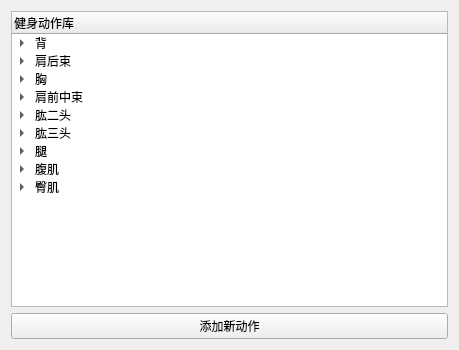
<?xml version="1.0" encoding="UTF-8"?>
<ui version="4.0">
 <class>dongzuoku</class>
 <widget class="QWidget" name="dongzuoku">
  <property name="geometry">
   <rect>
    <x>0</x>
    <y>0</y>
    <width>459</width>
    <height>350</height>
   </rect>
  </property>
  <property name="windowTitle">
   <string>Form</string>
  </property>
  <layout class="QVBoxLayout" name="verticalLayout">
   <item>
    <widget class="QTreeWidget" name="actions">
     <column>
      <property name="text">
       <string>健身动作库</string>
      </property>
     </column>
     <item>
      <property name="text">
       <string>背</string>
      </property>
      <item>
       <property name="text">
        <string>下拉</string>
       </property>
       <item>
        <property name="text">
         <string>引体向上</string>
        </property>
       </item>
       <item>
        <property name="text">
         <string>高位下拉</string>
        </property>
       </item>
       <item>
        <property name="text">
         <string>器械下拉</string>
        </property>
       </item>
      </item>
      <item>
       <property name="text">
        <string>划船</string>
       </property>
       <item>
        <property name="text">
         <string>杠铃划船</string>
        </property>
       </item>
       <item>
        <property name="text">
         <string>哑铃划船</string>
        </property>
       </item>
       <item>
        <property name="text">
         <string>器械划船</string>
        </property>
       </item>
       <item>
        <property name="text">
         <string>T杆划船</string>
        </property>
       </item>
       <item>
        <property name="text">
         <string>坐姿钢线划船</string>
        </property>
       </item>
      </item>
     </item>
     <item>
      <property name="text">
       <string>肩后束</string>
      </property>
      <item>
       <property name="text">
        <string>蝴蝶机反向飞鸟</string>
       </property>
      </item>
      <item>
       <property name="text">
        <string>哑铃俯身飞鸟</string>
       </property>
      </item>
      <item>
       <property name="text">
        <string>龙门架反向飞鸟</string>
       </property>
      </item>
      <item>
       <property name="text">
        <string>龙门架绳索面拉</string>
       </property>
      </item>
     </item>
     <item>
      <property name="text">
       <string>胸</string>
      </property>
      <item>
       <property name="text">
        <string>推胸</string>
       </property>
       <item>
        <property name="text">
         <string>杠铃推胸</string>
        </property>
       </item>
       <item>
        <property name="text">
         <string>哑铃推胸</string>
        </property>
       </item>
       <item>
        <property name="text">
         <string>器械推胸</string>
        </property>
       </item>
       <item>
        <property name="text">
         <string>史密斯推胸</string>
        </property>
       </item>
       <item>
        <property name="text">
         <string>双杠臂屈伸</string>
        </property>
       </item>
      </item>
      <item>
       <property name="text">
        <string>夹胸</string>
       </property>
       <item>
        <property name="text">
         <string>蝴蝶机夹胸</string>
        </property>
       </item>
       <item>
        <property name="text">
         <string>龙门架夹胸</string>
        </property>
       </item>
      </item>
     </item>
     <item>
      <property name="text">
       <string>肩前中束</string>
      </property>
      <item>
       <property name="text">
        <string>推举</string>
       </property>
       <item>
        <property name="text">
         <string>哑铃推举</string>
        </property>
       </item>
       <item>
        <property name="text">
         <string>杠铃推举</string>
        </property>
       </item>
       <item>
        <property name="text">
         <string>器械推举</string>
        </property>
       </item>
       <item>
        <property name="text">
         <string>史密斯推举</string>
        </property>
       </item>
      </item>
      <item>
       <property name="text">
        <string>前平举</string>
       </property>
       <item>
        <property name="text">
         <string>哑铃前平举</string>
        </property>
       </item>
       <item>
        <property name="text">
         <string>杠铃前平举</string>
        </property>
       </item>
       <item>
        <property name="text">
         <string>杠铃片前平举</string>
        </property>
       </item>
      </item>
      <item>
       <property name="text">
        <string>侧平举</string>
       </property>
       <item>
        <property name="text">
         <string>哑铃侧平举</string>
        </property>
       </item>
       <item>
        <property name="text">
         <string>龙门架绳索侧平举</string>
        </property>
       </item>
       <item>
        <property name="text">
         <string>器械侧平举</string>
        </property>
       </item>
      </item>
      <item>
       <property name="text">
        <string>提拉</string>
       </property>
       <item>
        <property name="text">
         <string>杠铃提拉</string>
        </property>
       </item>
       <item>
        <property name="text">
         <string>龙门架提拉</string>
        </property>
       </item>
      </item>
     </item>
     <item>
      <property name="text">
       <string>肱二头</string>
      </property>
      <item>
       <property name="text">
        <string>哑铃弯举</string>
       </property>
      </item>
      <item>
       <property name="text">
        <string>杠铃弯举</string>
       </property>
      </item>
      <item>
       <property name="text">
        <string>龙门架弯举</string>
       </property>
      </item>
      <item>
       <property name="text">
        <string>器械弯举</string>
       </property>
      </item>
      <item>
       <property name="text">
        <string>集中弯举</string>
       </property>
      </item>
      <item>
       <property name="text">
        <string>牧师椅弯举</string>
       </property>
      </item>
     </item>
     <item>
      <property name="text">
       <string>肱三头</string>
      </property>
      <item>
       <property name="text">
        <string>杠铃仰卧臂屈伸</string>
       </property>
      </item>
      <item>
       <property name="text">
        <string>哑铃颈后臂屈伸</string>
       </property>
      </item>
      <item>
       <property name="text">
        <string>龙门架绳索臂屈伸</string>
       </property>
      </item>
      <item>
       <property name="text">
        <string>龙门架过顶臂屈伸</string>
       </property>
      </item>
      <item>
       <property name="text">
        <string>龙门架直杆下压</string>
       </property>
      </item>
     </item>
     <item>
      <property name="text">
       <string>腿</string>
      </property>
      <item>
       <property name="text">
        <string>股四</string>
       </property>
       <item>
        <property name="text">
         <string>深蹲</string>
        </property>
       </item>
       <item>
        <property name="text">
         <string>器械腿屈伸</string>
        </property>
       </item>
      </item>
      <item>
       <property name="text">
        <string>腘绳</string>
       </property>
       <item>
        <property name="text">
         <string>硬拉</string>
        </property>
       </item>
       <item>
        <property name="text">
         <string>器械腿弯举</string>
        </property>
       </item>
       <item>
        <property name="text">
         <string>北欧挺</string>
        </property>
       </item>
      </item>
      <item>
       <property name="text">
        <string>兼练</string>
       </property>
       <item>
        <property name="text">
         <string>哈克机</string>
        </property>
       </item>
       <item>
        <property name="text">
         <string>倒蹬机</string>
        </property>
       </item>
      </item>
     </item>
     <item>
      <property name="text">
       <string>腹肌</string>
      </property>
      <item>
       <property name="text">
        <string>卷腹</string>
       </property>
       <item>
        <property name="text">
         <string>平板卷腹</string>
        </property>
       </item>
       <item>
        <property name="text">
         <string>器械卷腹</string>
        </property>
       </item>
       <item>
        <property name="text">
         <string>龙门架跪姿卷腹</string>
        </property>
       </item>
      </item>
      <item>
       <property name="text">
        <string>举腿</string>
       </property>
       <item>
        <property name="text">
         <string>平板举腿</string>
        </property>
       </item>
       <item>
        <property name="text">
         <string>悬垂举腿</string>
        </property>
       </item>
      </item>
     </item>
     <item>
      <property name="text">
       <string>臀肌</string>
      </property>
      <item>
       <property name="text">
        <string>髋伸</string>
       </property>
       <item>
        <property name="text">
         <string>杠铃臀冲</string>
        </property>
       </item>
       <item>
        <property name="text">
         <string>器械臀冲</string>
        </property>
       </item>
       <item>
        <property name="text">
         <string>史密斯后踢</string>
        </property>
       </item>
       <item>
        <property name="text">
         <string>龙门架后踢</string>
        </property>
       </item>
       <item>
        <property name="text">
         <string>器械后踢</string>
        </property>
       </item>
      </item>
      <item>
       <property name="text">
        <string>髋外展</string>
       </property>
       <item>
        <property name="text">
         <string>器械髋外展</string>
        </property>
       </item>
       <item>
        <property name="text">
         <string>龙门架单边髋外展</string>
        </property>
       </item>
      </item>
     </item>
    </widget>
   </item>
   <item>
    <widget class="QPushButton" name="addNewAction">
     <property name="text">
      <string>添加新动作</string>
     </property>
    </widget>
   </item>
  </layout>
 </widget>
 <resources/>
 <connections/>
</ui>
